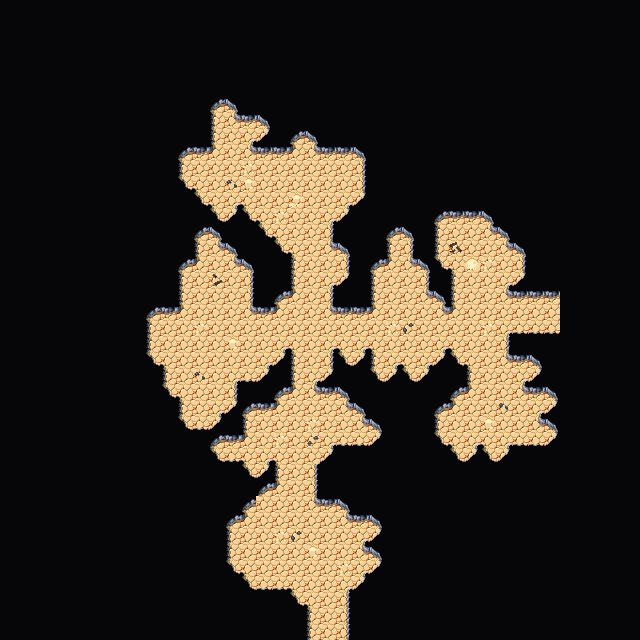

Rendered tile map (Tiled .tmx) drawn with the repository's tilesets; below, a short description and the map source with its tile grids summarised:
An orthogonal 40x40 tile map with 16x16 px tiles, 4 tile layers (Collision, Background, Walls, Clutter), 2 tilesets and 2 objects.

<map version="1.5" tiledversion="1.7.2" orientation="orthogonal" renderorder="right-down" width="40" height="40" tilewidth="16" tileheight="16" infinite="0" nextlayerid="7" nextobjectid="63">
 <editorsettings>
  <export target="wastetown..tmx" format="tmx" />
 </editorsettings>
 <tileset firstgid="1" source="../../../tileset/main.tsx" />
 <tileset firstgid="3477" source="../../../tileset/buildings.tsx" />
 <layer id="6" name="Collision" width="40" height="40">
  <data>[1600 cells, 0 non-empty, 0 distinct tile ids]</data>
 </layer>
 <layer id="1" name="Background" width="40" height="40">
  <data>[1600 cells, 1600 non-empty, 1 distinct tile ids]</data>
 </layer>
 <layer id="2" name="Walls" width="40" height="40">
  <data>[1600 cells, 1419 non-empty, 19 distinct tile ids]</data>
 </layer>
 <layer id="3" name="Clutter" width="40" height="40">
  <properties>
   <property name="spriteLayer" type="bool" value="true" />
  </properties>
  <data>[1600 cells, 22 non-empty, 10 distinct tile ids]</data>
 </layer>
 <objectgroup id="4" name="Objects">
  <object id="60" template="../../../obj/door_left.tx" x="542" y="322">
   <properties>
    <property name="teleport" value="../common/maps/map/cave/cave_multilevel_4/cave_23F4.tmx" />
    <property name="teleportObjectId" value="59" />
   </properties>
  </object>
  <object id="62" template="../../../obj/door_up.tx" x="319.688" y="636.425">
   <properties>
    <property name="teleport" value="../common/maps/map/cave/cave_multilevel_4/cave_23G3.tmx" />
    <property name="teleportObjectId" value="62" />
   </properties>
  </object>
 </objectgroup>
</map>
